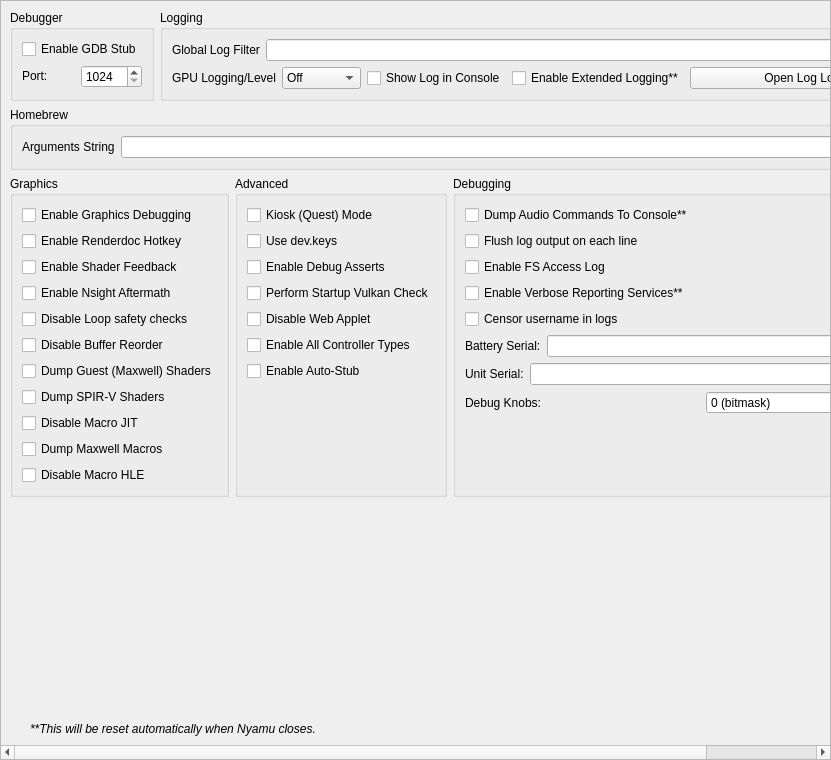
<?xml version="1.0" encoding="UTF-8"?>
<ui version="4.0">
 <class>ConfigureDebug</class>
 <widget class="QScrollArea" name="ConfigureDebug">
  <property name="geometry">
   <rect>
    <x>0</x>
    <y>0</y>
    <width>831</width>
    <height>760</height>
   </rect>
  </property>
  <property name="widgetResizable">
   <bool>true</bool>
  </property>
  <widget class="QWidget" name="widget">
   <property name="geometry">
    <rect>
     <x>0</x>
     <y>0</y>
     <width>829</width>
     <height>758</height>
    </rect>
   </property>
   <layout class="QVBoxLayout" name="verticalLayout_1">
    <item>
     <layout class="QHBoxLayout" name="horizontalLayout">
      <property name="topMargin">
       <number>0</number>
      </property>
      <item>
       <widget class="QGroupBox" name="groupBox">
        <property name="sizePolicy">
         <sizepolicy hsizetype="Preferred" vsizetype="Preferred">
          <horstretch>0</horstretch>
          <verstretch>0</verstretch>
         </sizepolicy>
        </property>
        <property name="title">
         <string>Debugger</string>
        </property>
        <property name="alignment">
         <set>Qt::AlignmentFlag::AlignLeading|Qt::AlignmentFlag::AlignLeft|Qt::AlignmentFlag::AlignTop</set>
        </property>
        <property name="flat">
         <bool>false</bool>
        </property>
        <property name="checkable">
         <bool>false</bool>
        </property>
        <layout class="QVBoxLayout" name="verticalLayout_3">
         <item>
          <widget class="QWidget" name="debug_widget" native="true">
           <property name="sizePolicy">
            <sizepolicy hsizetype="Preferred" vsizetype="Maximum">
             <horstretch>0</horstretch>
             <verstretch>0</verstretch>
            </sizepolicy>
           </property>
           <layout class="QVBoxLayout" name="verticalLayout">
            <property name="sizeConstraint">
             <enum>QLayout::SizeConstraint::SetDefaultConstraint</enum>
            </property>
            <property name="leftMargin">
             <number>0</number>
            </property>
            <property name="topMargin">
             <number>0</number>
            </property>
            <property name="rightMargin">
             <number>0</number>
            </property>
            <property name="bottomMargin">
             <number>0</number>
            </property>
            <item>
             <widget class="QCheckBox" name="toggle_gdbstub">
              <property name="sizePolicy">
               <sizepolicy hsizetype="Maximum" vsizetype="Maximum">
                <horstretch>0</horstretch>
                <verstretch>0</verstretch>
               </sizepolicy>
              </property>
              <property name="text">
               <string>Enable GDB Stub</string>
              </property>
             </widget>
            </item>
            <item>
             <widget class="QWidget" name="horizontalWidget_3" native="true">
              <property name="sizePolicy">
               <sizepolicy hsizetype="Preferred" vsizetype="Maximum">
                <horstretch>0</horstretch>
                <verstretch>0</verstretch>
               </sizepolicy>
              </property>
              <layout class="QHBoxLayout" name="horizontalLayout_3">
               <property name="leftMargin">
                <number>0</number>
               </property>
               <property name="topMargin">
                <number>0</number>
               </property>
               <property name="rightMargin">
                <number>0</number>
               </property>
               <property name="bottomMargin">
                <number>0</number>
               </property>
               <item>
                <widget class="QLabel" name="label_11">
                 <property name="sizePolicy">
                  <sizepolicy hsizetype="Minimum" vsizetype="Maximum">
                   <horstretch>0</horstretch>
                   <verstretch>0</verstretch>
                  </sizepolicy>
                 </property>
                 <property name="text">
                  <string>Port:</string>
                 </property>
                </widget>
               </item>
               <item>
                <widget class="QSpinBox" name="gdbport_spinbox">
                 <property name="sizePolicy">
                  <sizepolicy hsizetype="Preferred" vsizetype="Maximum">
                   <horstretch>0</horstretch>
                   <verstretch>0</verstretch>
                  </sizepolicy>
                 </property>
                 <property name="minimum">
                  <number>1024</number>
                 </property>
                 <property name="maximum">
                  <number>65535</number>
                 </property>
                </widget>
               </item>
              </layout>
             </widget>
            </item>
           </layout>
          </widget>
         </item>
        </layout>
       </widget>
      </item>
      <item>
       <widget class="QGroupBox" name="groupBox_2">
        <property name="sizePolicy">
         <sizepolicy hsizetype="Expanding" vsizetype="Preferred">
          <horstretch>0</horstretch>
          <verstretch>0</verstretch>
         </sizepolicy>
        </property>
        <property name="title">
         <string>Logging</string>
        </property>
        <layout class="QGridLayout" name="gridLayout_1">
         <item row="0" column="0" colspan="4">
          <widget class="QWidget" name="logging_widget" native="true">
           <property name="sizePolicy">
            <sizepolicy hsizetype="Preferred" vsizetype="Maximum">
             <horstretch>0</horstretch>
             <verstretch>0</verstretch>
            </sizepolicy>
           </property>
           <layout class="QHBoxLayout" name="horizontalLayout_1">
            <property name="leftMargin">
             <number>0</number>
            </property>
            <property name="topMargin">
             <number>0</number>
            </property>
            <property name="rightMargin">
             <number>0</number>
            </property>
            <property name="bottomMargin">
             <number>0</number>
            </property>
            <item>
             <widget class="QLabel" name="label_1">
              <property name="sizePolicy">
               <sizepolicy hsizetype="Preferred" vsizetype="Preferred">
                <horstretch>0</horstretch>
                <verstretch>0</verstretch>
               </sizepolicy>
              </property>
              <property name="text">
               <string>Global Log Filter</string>
              </property>
             </widget>
            </item>
            <item>
             <widget class="QLineEdit" name="log_filter_edit"/>
            </item>
           </layout>
          </widget>
         </item>
         <item row="1" column="0">
          <widget class="QWidget" name="gpu_log_level_widget" native="true">
           <property name="sizePolicy">
            <sizepolicy hsizetype="Preferred" vsizetype="Maximum">
             <horstretch>0</horstretch>
             <verstretch>0</verstretch>
            </sizepolicy>
           </property>
           <layout class="QHBoxLayout" name="gpu_log_level_layout">
            <property name="leftMargin">
             <number>0</number>
            </property>
            <property name="topMargin">
             <number>0</number>
            </property>
            <property name="rightMargin">
             <number>0</number>
            </property>
            <property name="bottomMargin">
             <number>0</number>
            </property>
            <item>
             <widget class="QLabel" name="gpu_log_level_label">
              <property name="text">
               <string>GPU Logging/Level</string>
              </property>
             </widget>
            </item>
            <item>
             <widget class="QComboBox" name="gpu_log_level">
              <property name="toolTip">
               <string>Detail level for GPU logs. Off disables logging entirely.</string>
              </property>
              <item>
               <property name="text">
                <string>Off</string>
               </property>
              </item>
              <item>
               <property name="text">
                <string>Errors</string>
               </property>
              </item>
              <item>
               <property name="text">
                <string>Standard</string>
               </property>
              </item>
              <item>
               <property name="text">
                <string>Verbose</string>
               </property>
              </item>
              <item>
               <property name="text">
                <string>All</string>
               </property>
              </item>
             </widget>
            </item>
           </layout>
          </widget>
         </item>
         <item row="1" column="1">
          <widget class="QCheckBox" name="toggle_console">
           <property name="text">
            <string>Show Log in Console</string>
           </property>
          </widget>
         </item>
         <item row="1" column="2">
          <widget class="QCheckBox" name="extended_logging">
           <property name="enabled">
            <bool>true</bool>
           </property>
           <property name="toolTip">
            <string>When checked, the max size of the log increases from 100 MB to 1 GB</string>
           </property>
           <property name="text">
            <string>Enable Extended Logging**</string>
           </property>
          </widget>
         </item>
         <item row="1" column="3">
          <widget class="QPushButton" name="open_log_button">
           <property name="sizePolicy">
            <sizepolicy hsizetype="Expanding" vsizetype="Maximum">
             <horstretch>1</horstretch>
             <verstretch>0</verstretch>
            </sizepolicy>
           </property>
           <property name="minimumSize">
            <size>
             <width>250</width>
             <height>0</height>
            </size>
           </property>
           <property name="text">
            <string>Open Log Location</string>
           </property>
          </widget>
         </item>
        </layout>
       </widget>
      </item>
     </layout>
    </item>
    <item>
     <widget class="QGroupBox" name="groupBox_3">
      <property name="title">
       <string>Homebrew</string>
      </property>
      <layout class="QVBoxLayout" name="verticalLayout_5">
       <item>
        <layout class="QHBoxLayout" name="horizontalLayout_4">
         <item>
          <widget class="QLabel" name="label_3">
           <property name="text">
            <string>Arguments String</string>
           </property>
          </widget>
         </item>
         <item>
          <widget class="QLineEdit" name="homebrew_args_edit"/>
         </item>
        </layout>
       </item>
      </layout>
     </widget>
    </item>
    <item>
     <layout class="QHBoxLayout" name="horizontalLayout_2">
      <item>
       <widget class="QGroupBox" name="groupBox_4">
        <property name="title">
         <string>Graphics</string>
        </property>
        <layout class="QGridLayout" name="gridLayout_2">
         <item row="4" column="0">
          <widget class="QCheckBox" name="disable_loop_safety_checks">
           <property name="toolTip">
            <string>When checked, it executes shaders without loop logic changes</string>
           </property>
           <property name="text">
            <string>Disable Loop safety checks</string>
           </property>
          </widget>
         </item>
         <item row="9" column="0">
          <widget class="QCheckBox" name="dump_macros">
           <property name="enabled">
            <bool>true</bool>
           </property>
           <property name="toolTip">
            <string>When checked, it will dump all the macro programs of the GPU</string>
           </property>
           <property name="text">
            <string>Dump Maxwell Macros</string>
           </property>
          </widget>
         </item>
         <item row="3" column="0">
          <widget class="QCheckBox" name="enable_nsight_aftermath">
           <property name="toolTip">
            <string>When checked, it enables Nsight Aftermath crash dumps</string>
           </property>
           <property name="text">
            <string>Enable Nsight Aftermath</string>
           </property>
          </widget>
         </item>
         <item row="6" column="0">
          <widget class="QCheckBox" name="dump_guest_shaders">
           <property name="enabled">
            <bool>true</bool>
           </property>
           <property name="toolTip">
            <string>When checked, it will dump original Maxwell guest shader bytecode (the input to the recompiler) as .ash files under DumpDir/shaders/. Useful for inspection with nvdisasm.</string>
           </property>
           <property name="text">
            <string>Dump Guest (Maxwell) Shaders</string>
           </property>
          </widget>
         </item>
         <item row="1" column="0">
          <widget class="QCheckBox" name="enable_renderdoc_hotkey">
           <property name="text">
            <string>Enable Renderdoc Hotkey</string>
           </property>
          </widget>
         </item>
         <item row="8" column="0">
          <widget class="QCheckBox" name="disable_macro_jit">
           <property name="enabled">
            <bool>true</bool>
           </property>
           <property name="toolTip">
            <string>When checked, it disables the macro Just In Time compiler. Enabling this makes games run slower</string>
           </property>
           <property name="text">
            <string>Disable Macro JIT</string>
           </property>
          </widget>
         </item>
         <item row="10" column="0">
          <widget class="QCheckBox" name="disable_macro_hle">
           <property name="enabled">
            <bool>true</bool>
           </property>
           <property name="toolTip">
            <string>When checked, it disables the macro HLE functions. Enabling this makes games run slower</string>
           </property>
           <property name="text">
            <string>Disable Macro HLE</string>
           </property>
          </widget>
         </item>
         <item row="0" column="0">
          <widget class="QCheckBox" name="enable_graphics_debugging">
           <property name="enabled">
            <bool>true</bool>
           </property>
           <property name="toolTip">
            <string>When checked, the graphics API enters a slower debugging mode</string>
           </property>
           <property name="text">
            <string>Enable Graphics Debugging</string>
           </property>
          </widget>
         </item>
         <item row="11" column="0">
          <spacer name="verticalSpacer_5">
           <property name="orientation">
            <enum>Qt::Orientation::Vertical</enum>
           </property>
           <property name="sizeType">
            <enum>QSizePolicy::Policy::Preferred</enum>
           </property>
           <property name="sizeHint" stdset="0">
            <size>
             <width>20</width>
             <height>0</height>
            </size>
           </property>
          </spacer>
         </item>
         <item row="2" column="0">
          <widget class="QCheckBox" name="enable_shader_feedback">
           <property name="toolTip">
            <string>When checked, yuzu will log statistics about the compiled pipeline cache</string>
           </property>
           <property name="text">
            <string>Enable Shader Feedback</string>
           </property>
          </widget>
         </item>
         <item row="5" column="0">
          <widget class="QCheckBox" name="disable_buffer_reorder">
           <property name="toolTip">
            <string>&lt;html&gt;&lt;head/&gt;&lt;body&gt;&lt;p&gt;When checked, disables reordering of mapped memory uploads which allows to associate uploads with specific draws. May reduce performance in some cases.&lt;/p&gt;&lt;/body&gt;&lt;/html&gt;</string>
           </property>
           <property name="text">
            <string>Disable Buffer Reorder</string>
           </property>
          </widget>
         </item>
         <item row="7" column="0">
          <widget class="QCheckBox" name="gpu_log_shader_dumps">
           <property name="toolTip">
            <string>When checked, it will dump the recompiler's output SPIR-V binaries (.spv) under LogDir/shaders/. Inspect via SPIRV-Tools (spirv-dis / spirv-cross / spirv-val) or RenderDoc.</string>
           </property>
           <property name="text">
            <string>Dump SPIR-V Shaders</string>
           </property>
          </widget>
         </item>
        </layout>
       </widget>
      </item>
      <item>
       <widget class="QGroupBox" name="groupBox_6">
        <property name="title">
         <string>Advanced</string>
        </property>
        <layout class="QGridLayout" name="gridLayout_4">
         <item row="3" column="0">
          <widget class="QCheckBox" name="perform_vulkan_check">
           <property name="toolTip">
            <string>Enables yuzu to check for a working Vulkan environment when the program starts up. Disable this if this is causing issues with external programs seeing yuzu.</string>
           </property>
           <property name="text">
            <string>Perform Startup Vulkan Check</string>
           </property>
          </widget>
         </item>
         <item row="4" column="0">
          <widget class="QCheckBox" name="disable_web_applet">
           <property name="text">
            <string>Disable Web Applet</string>
           </property>
          </widget>
         </item>
         <item row="5" column="0">
          <widget class="QCheckBox" name="enable_all_controllers">
           <property name="text">
            <string>Enable All Controller Types</string>
           </property>
          </widget>
         </item>
         <item row="6" column="0">
          <widget class="QCheckBox" name="use_auto_stub">
           <property name="text">
            <string>Enable Auto-Stub</string>
           </property>
          </widget>
         </item>
         <item row="0" column="0">
          <widget class="QCheckBox" name="quest_flag">
           <property name="text">
            <string>Kiosk (Quest) Mode</string>
           </property>
          </widget>
         </item>
         <item row="1" column="0">
          <widget class="QCheckBox" name="use_dev_keys">
           <property name="text">
            <string>Use dev.keys</string>
           </property>
          </widget>
         </item>
         <item row="2" column="0">
          <widget class="QCheckBox" name="use_debug_asserts">
           <property name="text">
            <string>Enable Debug Asserts</string>
           </property>
          </widget>
         </item>
         <item row="7" column="0">
          <spacer name="verticalSpacer_4">
           <property name="orientation">
            <enum>Qt::Orientation::Vertical</enum>
           </property>
           <property name="sizeType">
            <enum>QSizePolicy::Policy::Expanding</enum>
           </property>
           <property name="sizeHint" stdset="0">
            <size>
             <width>20</width>
             <height>0</height>
            </size>
           </property>
          </spacer>
         </item>
        </layout>
       </widget>
      </item>
      <item>
       <widget class="QGroupBox" name="groupBox_5">
        <property name="title">
         <string>Debugging</string>
        </property>
        <layout class="QGridLayout" name="gridLayout_3">
         <item row="6" column="0">
          <widget class="QWidget" name="serial_battery_widget" native="true">
           <property name="sizePolicy">
            <sizepolicy hsizetype="Preferred" vsizetype="Maximum">
             <horstretch>0</horstretch>
             <verstretch>0</verstretch>
            </sizepolicy>
           </property>
           <layout class="QHBoxLayout" name="horizontalLayout_11">
            <property name="leftMargin">
             <number>0</number>
            </property>
            <property name="topMargin">
             <number>0</number>
            </property>
            <property name="rightMargin">
             <number>0</number>
            </property>
            <property name="bottomMargin">
             <number>0</number>
            </property>
            <item>
             <widget class="QLabel" name="label_12">
              <property name="sizePolicy">
               <sizepolicy hsizetype="Preferred" vsizetype="Preferred">
                <horstretch>0</horstretch>
                <verstretch>0</verstretch>
               </sizepolicy>
              </property>
              <property name="text">
               <string>Battery Serial:</string>
              </property>
             </widget>
            </item>
            <item>
             <widget class="QLineEdit" name="serial_battery_edit"/>
            </item>
           </layout>
          </widget>
         </item>
         <item row="8" column="0">
          <widget class="QWidget" name="debug_knobs_widget" native="true">
           <property name="sizePolicy">
            <sizepolicy hsizetype="Preferred" vsizetype="Maximum">
             <horstretch>0</horstretch>
             <verstretch>0</verstretch>
            </sizepolicy>
           </property>
           <layout class="QHBoxLayout" name="horizontalLayout_debug_knobs">
            <property name="leftMargin">
             <number>0</number>
            </property>
            <property name="topMargin">
             <number>0</number>
            </property>
            <property name="rightMargin">
             <number>0</number>
            </property>
            <property name="bottomMargin">
             <number>0</number>
            </property>
            <item>
             <widget class="QLabel" name="label_debug_knobs">
              <property name="sizePolicy">
               <sizepolicy hsizetype="Preferred" vsizetype="Preferred">
                <horstretch>0</horstretch>
                <verstretch>0</verstretch>
               </sizepolicy>
              </property>
              <property name="text">
               <string>Debug Knobs:</string>
              </property>
             </widget>
            </item>
            <item>
             <widget class="QSpinBox" name="debug_knobs_spinbox">
              <property name="minimum">
               <number>0</number>
              </property>
              <property name="maximum">
               <number>65535</number>
              </property>
              <property name="toolTip">
               <string>Bitmask for quick development toggles</string>
              </property>
              <property name="statusTip">
               <string>Set debug knobs (bitmask)</string>
              </property>
              <property name="whatsThis">
               <string>16-bit debug knob set for quick development toggles</string>
              </property>
              <property name="suffix">
               <string> (bitmask)</string>
              </property>
             </widget>
            </item>
           </layout>
          </widget>
         </item>
         <item row="7" column="0">
          <widget class="QWidget" name="serial_board_widget" native="true">
           <property name="sizePolicy">
            <sizepolicy hsizetype="Preferred" vsizetype="Maximum">
             <horstretch>0</horstretch>
             <verstretch>0</verstretch>
            </sizepolicy>
           </property>
           <layout class="QHBoxLayout" name="horizontalLayout_12">
            <property name="leftMargin">
             <number>0</number>
            </property>
            <property name="topMargin">
             <number>0</number>
            </property>
            <property name="rightMargin">
             <number>0</number>
            </property>
            <property name="bottomMargin">
             <number>0</number>
            </property>
            <item>
             <widget class="QLabel" name="label_13">
              <property name="sizePolicy">
               <sizepolicy hsizetype="Preferred" vsizetype="Preferred">
                <horstretch>0</horstretch>
                <verstretch>0</verstretch>
               </sizepolicy>
              </property>
              <property name="text">
               <string>Unit Serial:</string>
              </property>
             </widget>
            </item>
            <item>
             <widget class="QLineEdit" name="serial_board_edit"/>
            </item>
           </layout>
          </widget>
         </item>
         <item row="20" column="0">
          <spacer name="verticalSpacer_3">
           <property name="orientation">
            <enum>Qt::Orientation::Vertical</enum>
           </property>
           <property name="sizeType">
            <enum>QSizePolicy::Policy::Expanding</enum>
           </property>
           <property name="sizeHint" stdset="0">
            <size>
             <width>20</width>
             <height>0</height>
            </size>
           </property>
          </spacer>
         </item>
         <item row="1" column="0">
          <widget class="QCheckBox" name="dump_audio_commands">
           <property name="toolTip">
            <string>Enable this to output the latest generated audio command list to the console. Only affects games using the audio renderer.</string>
           </property>
           <property name="text">
            <string>Dump Audio Commands To Console**</string>
           </property>
          </widget>
         </item>
         <item row="2" column="0">
          <widget class="QCheckBox" name="flush_line">
           <property name="text">
            <string>Flush log output on each line</string>
           </property>
          </widget>
         </item>
         <item row="3" column="0">
          <widget class="QCheckBox" name="fs_access_log">
           <property name="text">
            <string>Enable FS Access Log</string>
           </property>
          </widget>
         </item>
         <item row="4" column="0">
          <widget class="QCheckBox" name="reporting_services">
           <property name="text">
            <string>Enable Verbose Reporting Services**</string>
           </property>
          </widget>
         </item>
         <item row="5" column="0">
          <widget class="QCheckBox" name="censor_username">
           <property name="text">
            <string>Censor username in logs</string>
           </property>
          </widget>
         </item>
        </layout>
       </widget>
      </item>
     </layout>
    </item>
    <item>
     <spacer name="verticalSpacer">
      <property name="orientation">
       <enum>Qt::Orientation::Vertical</enum>
      </property>
      <property name="sizeHint" stdset="0">
       <size>
        <width>20</width>
        <height>0</height>
       </size>
      </property>
     </spacer>
    </item>
    <item>
     <widget class="QLabel" name="label_5">
      <property name="sizePolicy">
       <sizepolicy hsizetype="Expanding" vsizetype="Preferred">
        <horstretch>0</horstretch>
        <verstretch>0</verstretch>
       </sizepolicy>
      </property>
      <property name="font">
       <font>
        <italic>true</italic>
       </font>
      </property>
      <property name="text">
    <string>**This will be reset automatically when Nyamu closes.</string>
      </property>
      <property name="indent">
       <number>20</number>
      </property>
     </widget>
    </item>
   </layout>
  </widget>
 </widget>
 <tabstops>
  <tabstop>log_filter_edit</tabstop>
  <tabstop>toggle_console</tabstop>
  <tabstop>extended_logging</tabstop>
  <tabstop>open_log_button</tabstop>
  <tabstop>homebrew_args_edit</tabstop>
  <tabstop>enable_graphics_debugging</tabstop>
  <tabstop>enable_shader_feedback</tabstop>
  <tabstop>enable_nsight_aftermath</tabstop>
  <tabstop>fs_access_log</tabstop>
  <tabstop>reporting_services</tabstop>
  <tabstop>quest_flag</tabstop>
  <tabstop>use_debug_asserts</tabstop>
 </tabstops>
 <resources/>
 <connections/>
</ui>
